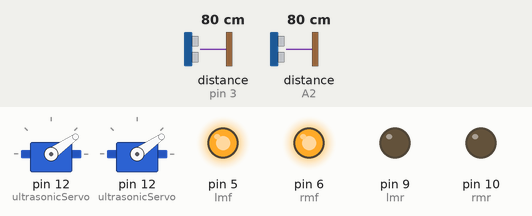
This sketch was run on a simulated Arduino Uno, built with avr-gcc and run on an emulated ATmega328P. On the bench: 2 × servo, output pins drawn as LEDs (lit = HIGH). Inputs (shaded band) come from the test bench; at power-on: distance to the obstacle (sensors on pin 3, A2) 80 cm. The echo pulse lasts 58.3 µs per cm; what the sketch prints to the serial monitor is not drawn. At 0.2 s the program stops and its outputs stay as they are.

Above: at 0.3 s.
Timing chart, 0 to 1.7 s (numbered marks = the images above):
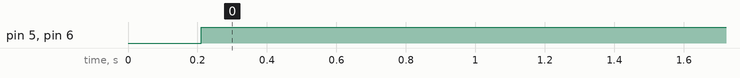

Measured:
- by itself, pin 5 (lmf), pin 6 (rmf): LOW → HIGH at 0.21 s

The sketch:

lternate_interpritation_which__as_unlikely_as_it_may_be__cou.ino
```cpp
#include <NewPing.h>
#include <Servo.h>

#define lmf 5
#define lmr 9
#define rmf 6
#define rmr 10

#define leftTriggerPin A3
#define leftEchoPin A2
#define rightTriggerPin 2
#define rightEchoPin 3

#define switchOne 7
#define switchTwo 4

NewPing sonar(rightTriggerPin , rightEchoPin , 400);
NewPing sonar1(leftTriggerPin , leftEchoPin , 400);

Servo ultrasonicServo1;
Servo ultrasonicServo;

char input;

int i = 0;
int distance1 = 0;
int distance = 0;
int bigDistance = 0;

void forward() {
  digitalWrite(lmf , HIGH);
  digitalWrite(lmr , LOW);
  digitalWrite(rmf , HIGH);
  digitalWrite(rmr , LOW);
}

void backward() {
  digitalWrite(lmf , LOW);
  digitalWrite(lmr , HIGH);
  digitalWrite(rmf , LOW);
  digitalWrite(rmr , HIGH);
}

void left() {
  digitalWrite(lmf , HIGH);
  digitalWrite(lmr , LOW);
  digitalWrite(rmf , LOW);
  digitalWrite(rmr , HIGH);
}

void right() {
  digitalWrite(lmf , LOW);
  digitalWrite(lmr , HIGH);
  digitalWrite(rmf , HIGH);
  digitalWrite(rmr , LOW);
}

void bStop() {
  digitalWrite(lmf, LOW);
  digitalWrite(lmr , LOW);
  digitalWrite(rmf , LOW);
  digitalWrite(rmr , LOW);
}

void setup() {
  Serial.begin(9600);
  pinMode (lmf , OUTPUT);
  pinMode (lmr , OUTPUT);
  pinMode (rmf , OUTPUT);
  pinMode (rmr , OUTPUT);
  ultrasonicServo.attach(12);
  ultrasonicServo.write(900);
  ultrasonicServo1.attach(12);
  ultrasonicServo1.write(900);
}

void loop() {
  abc();
  bigDistance = (distance + distance1);
  movingItNow();
}

void abc() {
  pingUltrasonic();
  pingUltrasonic1();
  Serial.print(distance);
  Serial.print(" ,  ");
  Serial.println(distance1);
}

void pingUltrasonic() {
  distance = sonar.ping_cm();
  delay(100);
}

void pingUltrasonic1() {
  distance1 = sonar1.ping_cm();
  delay(100);
}

void movingItNow() {
  if (distance == 0) {
    distance = 1;
  }
  if (distance1 == 0) {
    distance1 = 1;
  }
  if ((distance < 20) && (distance > 0) && (distance1 > 20)) {
    left();
    delay(750);
    forward();
    delay(200);
    right();
    delay(750);
  }
  if ((distance1 < 20) && (distance1 > 0) && (distance > 20)) {
    right();
    delay(750);
    forward();
    delay(200);
    left();
    delay(750);
  }
  while ((distance1 > 20) && (distance > 20)) {
    forward();
  }
}
/*else if ((bigDistance < 40) || (distance < 20) || (distance1 < 20)) {
    if (distance < distance1) {
      while ((bigDistance < 40) && (distance < 20) && (distance1 < 20)) {
        left();
      }
    }++
    else if (distance > distance1) {
      while ((bigDistance < 40) && (distance < 20) && (distance1 < 20)) {
        right();
      }
    }*/

//}you will need to potentially look at the curly bracket configuration
/*
  bStop();
  delay(200);
  if (distance1 > 20) {
  left();
  delay(500);
  forward();
  }
  else if (distance < 20) {
  right();
  delay(500);
  forward();
  }
  else {
  backward();
  delay(500);
  right();
  }
  }
  else {
  forward();
  }
  }*/
```
